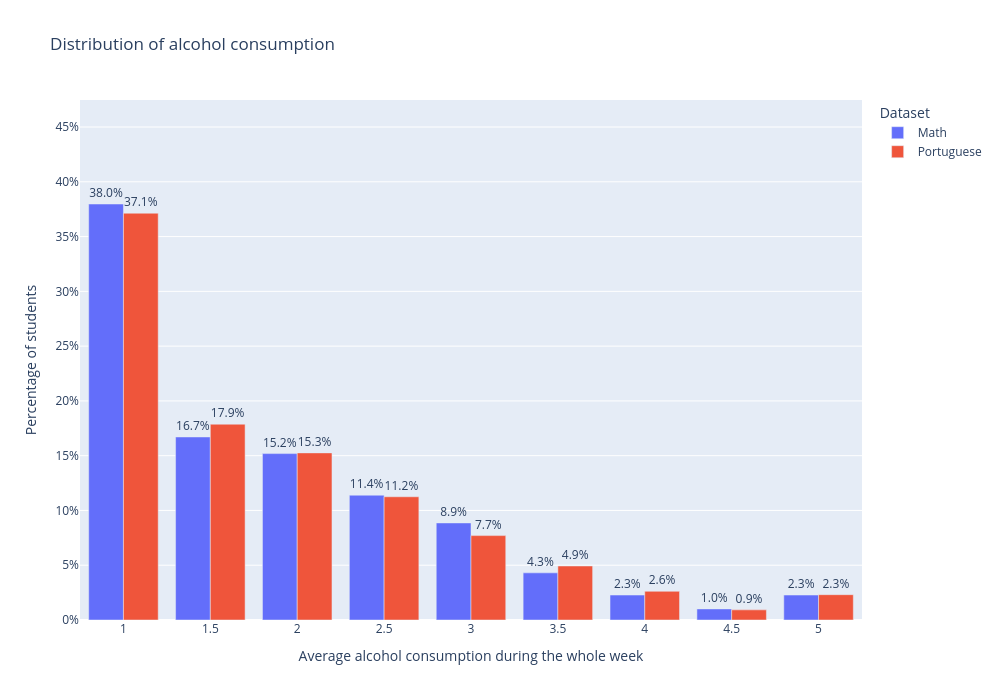

Source (notebook cell):
### Markdown cell above
## Alcohol Consumption Intensity

### Code cell
#| class: col-page-right

%run plots/alcohol_consumption_plot1.ipynb

### Figure 1 — Plotly figure (JSON) as saved in the notebook; plotly's stock layout.template omitted (floating-point values rounded to 4 significant figures)
{"data": [{"alignmentgroup": "True", "hovertemplate": "Dataset=Math<br>Average alcohol consumption during the whole week=%{x}<br>Percentage of students=%{text}<extra></extra>", "legendgroup": "Math", "marker": {"color": "#636efa", "pattern": {"shape": ""}}, "name": "Math", "offsetgroup": "Math", "orientation": "v", "showlegend": true, "text": [0.3797, 0.1671, 0.1519, 0.1139, 0.08861, 0.04304, 0.02278, 0.01013, 0.02278], "textposition": "outside", "texttemplate": "%{y:.1%}", "type": "bar", "x": [1.0, 1.5, 2.0, 2.5, 3.0, 3.5, 4.0, 4.5, 5.0], "xaxis": "x", "y": [0.3797, 0.1671, 0.1519, 0.1139, 0.08861, 0.04304, 0.02278, 0.01013, 0.02278], "yaxis": "y"}, {"alignmentgroup": "True", "hovertemplate": "Dataset=Portuguese<br>Average alcohol consumption during the whole week=%{x}<br>Percentage of students=%{text}<extra></extra>", "legendgroup": "Portuguese", "marker": {"color": "#EF553B", "pattern": {"shape": ""}}, "name": "Portuguese", "offsetgroup": "Portuguese", "orientation": "v", "showlegend": true, "text": [0.3713, 0.1787, 0.1525, 0.1125, 0.07704, 0.04931, 0.02619, 0.009245, 0.02311], "textposition": "outside", "texttemplate": "%{y:.1%}", "type": "bar", "x": [1.0, 1.5, 2.0, 2.5, 3.0, 3.5, 4.0, 4.5, 5.0], "xaxis": "x", "y": [0.3713, 0.1787, 0.1525, 0.1125, 0.07704, 0.04931, 0.02619, 0.009245, 0.02311], "yaxis": "y"}], "layout": {"barmode": "group", "height": 700, "legend": {"title": {"text": "Dataset"}, "tracegroupgap": 0}, "title": {"text": "Distribution of alcohol consumption"}, "width": 1000, "xaxis": {"anchor": "y", "domain": [0, 1], "title": {"text": "Average alcohol consumption during the whole week"}}, "yaxis": {"anchor": "x", "domain": [0, 1], "range": [0, 0.4747], "tickformat": ".0%", "title": {"text": "Percentage of students"}}}}
